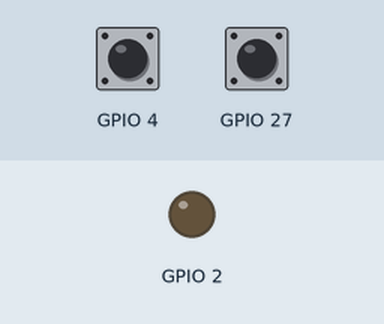
Recording of a sketch running on a simulated ESP32. Shown: output pins drawn as LEDs (lit = HIGH). Inputs (shaded band) come from the test bench; at power-on: GPIO 4 HIGH, GPIO 27 HIGH.

Above: at 1.2 s.
1.3 s: GPIO 4 pulled LOW for 0.15 s
At 1.9 s:
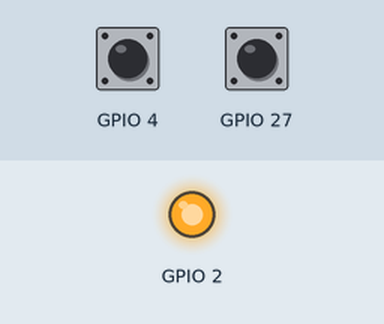
Timing chart, 0 to 4.3 s (numbered marks = the images above; inputs shaded):
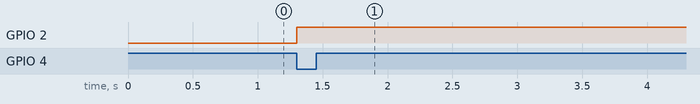

The sketch:

CAPtouch.ino
```cpp
bool led=true;
void setup() {
    Serial2.begin(19200);
    touchAttachInterrupt(4,TSR,240);
    touchAttachInterrupt(27,TSR,240);
    pinMode(2,OUTPUT);
}

void loop() {

}

void TSR()
{
    led!=led;
    digitalWrite(2,led);
}
```

Measured:
- after the input at 1.3 s, GPIO 2: LOW → HIGH at once
